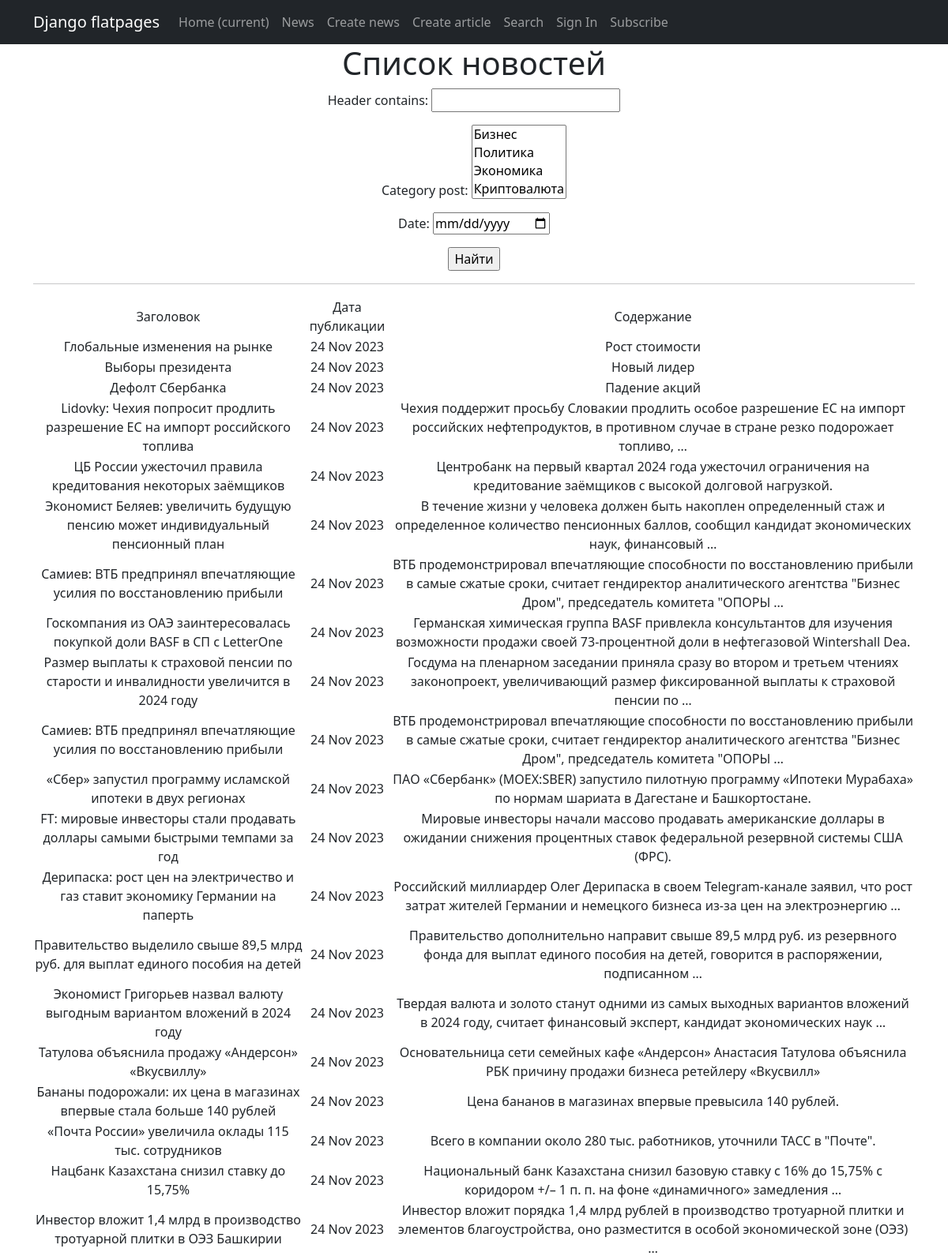
The app's page /news/search/ (upper part) with its own data.
### news/models.py (models this page shows, shortened)
class Post(models.Model):
    article = 'AR'
    news = 'NE'
    author_name = models.ForeignKey(Author, on_delete=models.CASCADE)  # связь «один ко многим» с моделью Author
    types_post = models.CharField(max_length=2, choices=Types, default='NE')  # поле с выбором — «статья» или «новость»;
    datetime_post = models.DateTimeField(auto_now_add=True)  # автоматически добавляемая дата и время создания;
    category_post = models.ManyToManyField(Category, through='PostCategory')  # связь «многие ко многим» с моделью Category (с дополнительной моделью PostCategory);
    header = models.CharField(max_length=255) #  заголовок статьи/новости
    content = models.TextField() #  текст статьи/новости
    rating_post = models.IntegerField(default=0) #  рейтинг статьи/новости

### news/views.py (the view)
# urls.py: path('news/search/', PostSearch.as_view(), name='search'),
class PostSearch(ListView):
    model = Post
    form = PostFilter
    template_name = 'search.html'
    context_object_name = 'search'
    def get_queryset(self):
        queryset = super(PostSearch, self).get_queryset()
        self.filterset = PostFilter(self.request.GET, queryset)
        return self.filterset.queryset
    def get_context_data(self, **kwargs):
        context = super(PostSearch, self).get_context_data(**kwargs)
        context['filterset'] = self.filterset
        return context

### news/models.py (called while the page is built)
    def __str__(self):
        return f'{self.name_category}'

### templates/search.html (shortened to what this page needs)
{% extends 'flatpages/default.html' %}
{% load custom_filters %}
{% load custom_tags %}
{% block content %}
   <h1>Список новостей</h1>
   <form action="" method="get">
       {{ filterset.form.as_p }}
       <input type="submit" value="Найти" />
   </form>
   <hr>
   {% if search %}
       <table>
           <tr>
               <td>Заголовок</td>
               <td>Дата публикации</td>
               <td>Содержание</td>
           </tr>
           {% for post in filterset.qs %}
           <tr>
               <td>{{ post.header }}</td>
               <td>{{ post.datetime_post|date:'d M Y' }}</td>
               <td>{{ post.content|truncatewords:20 }}</td>
           </tr>
           {% endfor %}
       </table>
   {% else %}
       <h2>Новостей нет!</h2>
   {% endif %}
{% endblock content %}

### records on screen
Post: header "Глобальные изменения на рынке", datetime_post "24 Nov 2023", content "Рост стоимости"
Post: header "Выборы президента", datetime_post "24 Nov 2023", content "Новый лидер"
Post: header "Дефолт Сбербанка", datetime_post "24 Nov 2023", content "Падение акций"
Post: header "Lidovky: Чехия попросит продлить разрешение ЕС на импорт российского топлива", datetime_post "24 Nov 2023", content "Чехия поддержит просьбу Словакии продлить особое разрешение ЕС на импорт российских нефтепродуктов, в противном случае в стране резко подорожает топливо, …"
Post: header "ЦБ России ужесточил правила кредитования некоторых заёмщиков", datetime_post "24 Nov 2023", content "Центробанк на первый квартал 2024 года ужесточил ограничения на кредитование заёмщиков с высокой долговой нагрузкой."
Post: header "Экономист Беляев: увеличить будущую пенсию может индивидуальный пенсионный план", datetime_post "24 Nov 2023", content "В течение жизни у человека должен быть накоплен определенный стаж и определенное количество пенсионных баллов, сообщил кандидат экономических наук, финансовый …"
Post: header "Самиев: ВТБ предпринял впечатляющие усилия по восстановлению прибыли", datetime_post "24 Nov 2023", content "ВТБ продемонстрировал впечатляющие способности по восстановлению прибыли в самые сжатые сроки, считает гендиректор аналитического агентства \"Бизнес Дром\", председатель комитета \"ОПОРЫ …"
Post: header "Госкомпания из ОАЭ заинтересовалась покупкой доли BASF в СП с LetterOne", datetime_post "24 Nov 2023", content "Германская химическая группа BASF привлекла консультантов для изучения возможности продажи своей 73-процентной доли в нефтегазовой Wintershall Dea."
Post: header "Размер выплаты к страховой пенсии по старости и инвалидности увеличится в 2024 году", datetime_post "24 Nov 2023", content "Госдума на пленарном заседании приняла сразу во втором и третьем чтениях законопроект, увеличивающий размер фиксированной выплаты к страховой пенсии по …"
Post: header "Самиев: ВТБ предпринял впечатляющие усилия по восстановлению прибыли", datetime_post "24 Nov 2023", content "ВТБ продемонстрировал впечатляющие способности по восстановлению прибыли в самые сжатые сроки, считает гендиректор аналитического агентства \"Бизнес Дром\", председатель комитета \"ОПОРЫ …"
Post: header "«Сбер» запустил программу исламской ипотеки в двух регионах", datetime_post "24 Nov 2023", content "ПАО «Сбербанк» (MOEX:SBER) запустило пилотную программу «Ипотеки Мурaбаха» по нормам шариата в Дагестане и Башкортостане."
Post: header "FT: мировые инвесторы стали продавать доллары самыми быстрыми темпами за год", datetime_post "24 Nov 2023", content "Мировые инвесторы начали массово продавать американские доллары в ожидании снижения процентных ставок федеральной резервной системы США (ФРС)."
Post: header "Дерипаска: рост цен на электричество и газ ставит экономику Германии на паперть", datetime_post "24 Nov 2023", content "Российский миллиардер Олег Дерипаска в своем Telegram-канале заявил, что рост затрат жителей Германии и немецкого бизнеса из-за цен на электроэнергию …"
Post: header "Правительство выделило свыше 89,5 млрд руб. для выплат единого пособия на детей", datetime_post "24 Nov 2023", content "Правительство дополнительно направит свыше 89,5 млрд руб. из резервного фонда для выплат единого пособия на детей, говорится в распоряжении, подписанном …"
Post: header "Экономист Григорьев назвал валюту выгодным вариантом вложений в 2024 году", datetime_post "24 Nov 2023", content "Твердая валюта и золото станут одними из самых выходных вариантов вложений в 2024 году, считает финансовый эксперт, кандидат экономических наук …"
Post: header "Татулова объяснила продажу «Андерсон» «Вкусвиллу»", datetime_post "24 Nov 2023", content "Основательница сети семейных кафе «Андерсон» Анастасия Татулова объяснила РБК причину продажи бизнеса ретейлеру «Вкусвилл»"
Post: header "Бананы подорожали: их цена в магазинах впервые стала больше 140 рублей", datetime_post "24 Nov 2023", content "Цена бананов в магазинах впервые превысила 140 рублей."
Post: header "«Почта России» увеличила оклады 115 тыс. сотрудников", datetime_post "24 Nov 2023", content "Всего в компании около 280 тыс. работников, уточнили ТАСС в \"Почте\"."
Post: header "Нацбанк Казахстана снизил ставку до 15,75%", datetime_post "24 Nov 2023", content "Национальный банк Казахстана снизил базовую ставку с 16% до 15,75% с коридором +/– 1 п. п. на фоне «динамичного» замедления …"
Post: header "Инвестор вложит 1,4 млрд в производство тротуарной плитки в ОЭЗ Башкирии", datetime_post "24 Nov 2023", content "Инвестор вложит порядка 1,4 млрд рублей в производство тротуарной плитки и элементов благоустройства, оно разместится в особой экономической зоне (ОЭЗ) …"
